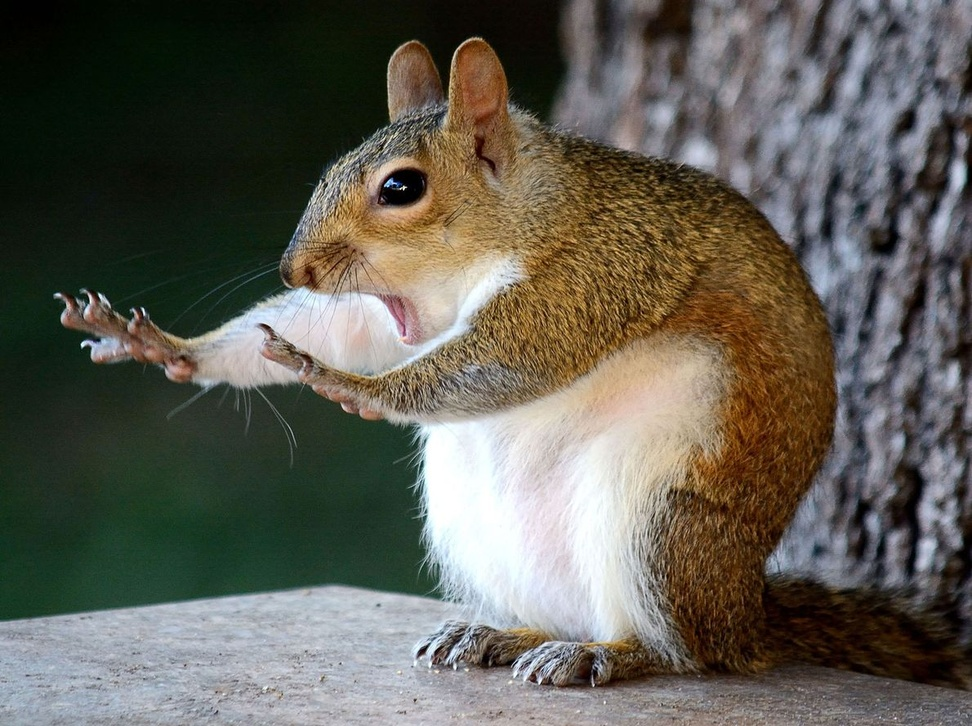
#> input picture Implementation Basic Image Processing/Flip Image (HorizontalVertical)/squirel.jpg, 972 x 726 px, shrunk from 1190 x 888 before the run
$ python FlipImage.py
#> lines starting #> are read from the running program, lines starting #| are printed output that depends on the picture
from PIL import Image

imagem = Image.open("squirel.jpg")
#> imagem is the input picture: PIL image 972x726 RGB; mean R, G, B 96.7, 94.3, 85

flipImageLF = imagem.transpose(Image.FLIP_LEFT_RIGHT)
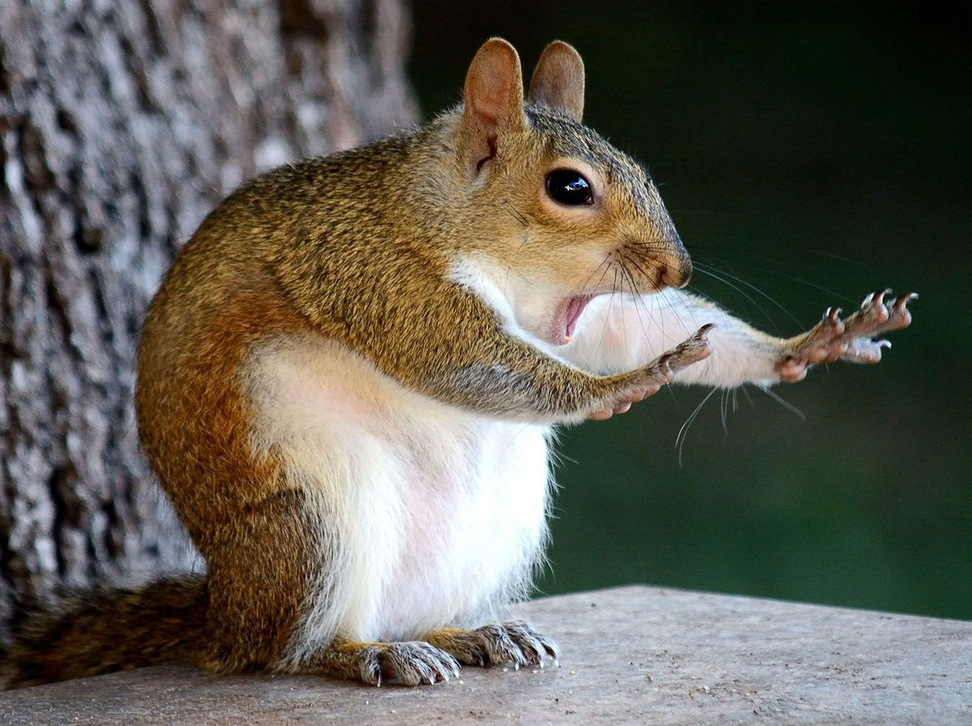
#> flipImageLF: PIL image 972x726 RGB; mean R, G, B 96.7, 94.3, 85
flipImageTB = imagem.transpose(Image.FLIP_TOP_BOTTOM)
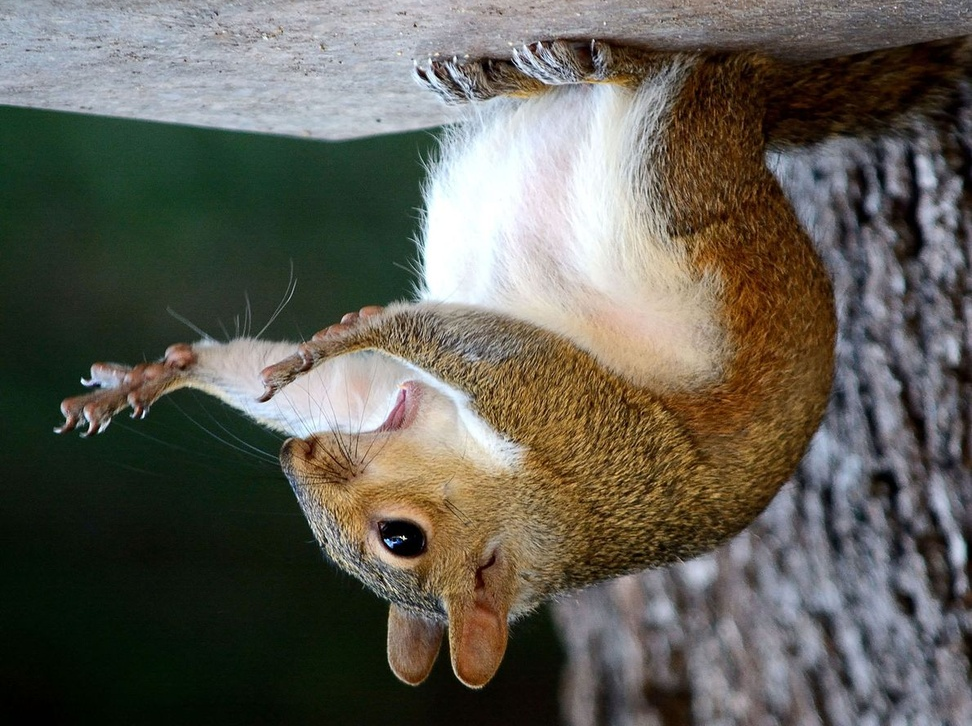
#> flipImageTB: PIL image 972x726 RGB; mean R, G, B 96.7, 94.3, 85


flipImageLF.save("squirel-flip-leftRight.jpg")

flipImageTB.save("squirel-flip-topbottom.jpg")
